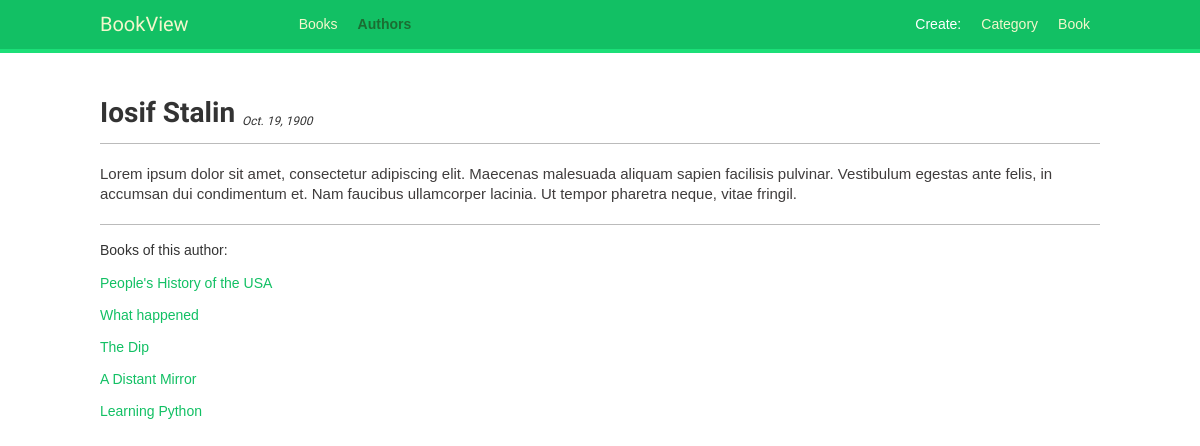
The app's page /books/authors/iosif-stalin/ with its own data.
### books/models.py (models this page shows, shortened)
class Author(models.Model):
    first_name = models.CharField(max_length=48)
    last_name = models.CharField(max_length=48)
    slug = models.SlugField(max_length=250,
                            blank=True)
    bio = models.TextField(max_length=248)
    date = models.DateField()

class Book(models.Model):
    title = models.CharField(max_length=48)
    slug = models.SlugField(max_length=250,
                            blank=True)
    description = models.TextField(max_length=500)
    year = models.IntegerField()
    image = models.ImageField(blank=True,
                              null=True,
                              upload_to='image/')
    preview_image = models.ImageField(blank=True,
                                      null=True,
                                      upload_to='preview/')
    author = models.ManyToManyField(Author)
    category = models.ForeignKey(Category)
    def __str__(self):
        return self.title
    def get_absolute_url(self):
        return reverse('books:book_detail',
                       args=[self.slug])

### books/views.py (the view)
# urls.py: url(r'^authors/(?P<author>[-\w]+)/$', views.AuthorDetailView.as_view(), name='author_detail'),
class AuthorDetailView(DetailView):
    template_name = 'detail_author.html'
    model = Author
    context_object_name = 'author'
    slug_url_kwarg = 'author'
    def get_context_data(self, **kwargs):
        context = super(AuthorDetailView, self).get_context_data(**kwargs)
        books = Book.objects.filter(author=context['author'])
        context['books'] = books
        context['section'] = 'author'
        return context

### books/templates/detail_author.html (shortened to what this page needs)
{% extends "base.html" %}
{% block content %}
    <div class="detail-name">
        <h1>{{ author.first_name }} {{ author.last_name }}
            <i><sub>{{ author.date }}</sub></i>
        </h1>
    </div>
    <div class="detail-desk">
        <p>{{ author.bio }}</p>
    </div>
    <span>Books of this author: </span>
    <div class="detail-book">
        {% for book in books %}
            <p><a href="{{ book.get_absolute_url }}">{{ book }}</a></p>
        {% endfor %}
    </div>
{% endblock %}

### books/static/css/style.css (style rules this page uses)
* { box-sizing: border-box; }
html { font-size: 10px; }
body { margin:0; padding:0; font-family:helvetica, sans-serif; }
p { line-height: 1.8rem; }
a { color:#12c064; text-decoration:none; }
h1, h2, h3, h4, h5 , h6 { font-family: 'Muli', sans-serif; font-weight:normal; }
h1 { border-bottom:1px solid #bbb; padding:0 0 1rem 0; margin:1rem 0 2rem 0; }
.detail-desk p { font-size: 1.5rem; line-height: 2rem; color: #3f3c3c; border-bottom:1px solid #bbb; padding-bottom: 2rem; }
.detail-name sub { font-size: 1.2rem; font-weight: lighter; }
.detail-name h1 { font-weight: bold; }

### records on screen
Author: first_name "Iosif", last_name "Stalin", date "Oct. 19, 1900", bio "Lorem ipsum dolor sit amet, consectetur adipiscing elit. Maecenas malesuada aliquam sapien facilisis pulvinar. Vestibulum egestas ante felis, in accumsan dui condimentum et. Nam faucibus ullamcorper lacinia. Ut tempor pharetra neque, vitae fringil."
Book: title "People's History of the USA"
Book: title "What happened"
Book: title "The Dip"
Book: title "A Distant Mirror"
Book: title "Learning Python"
